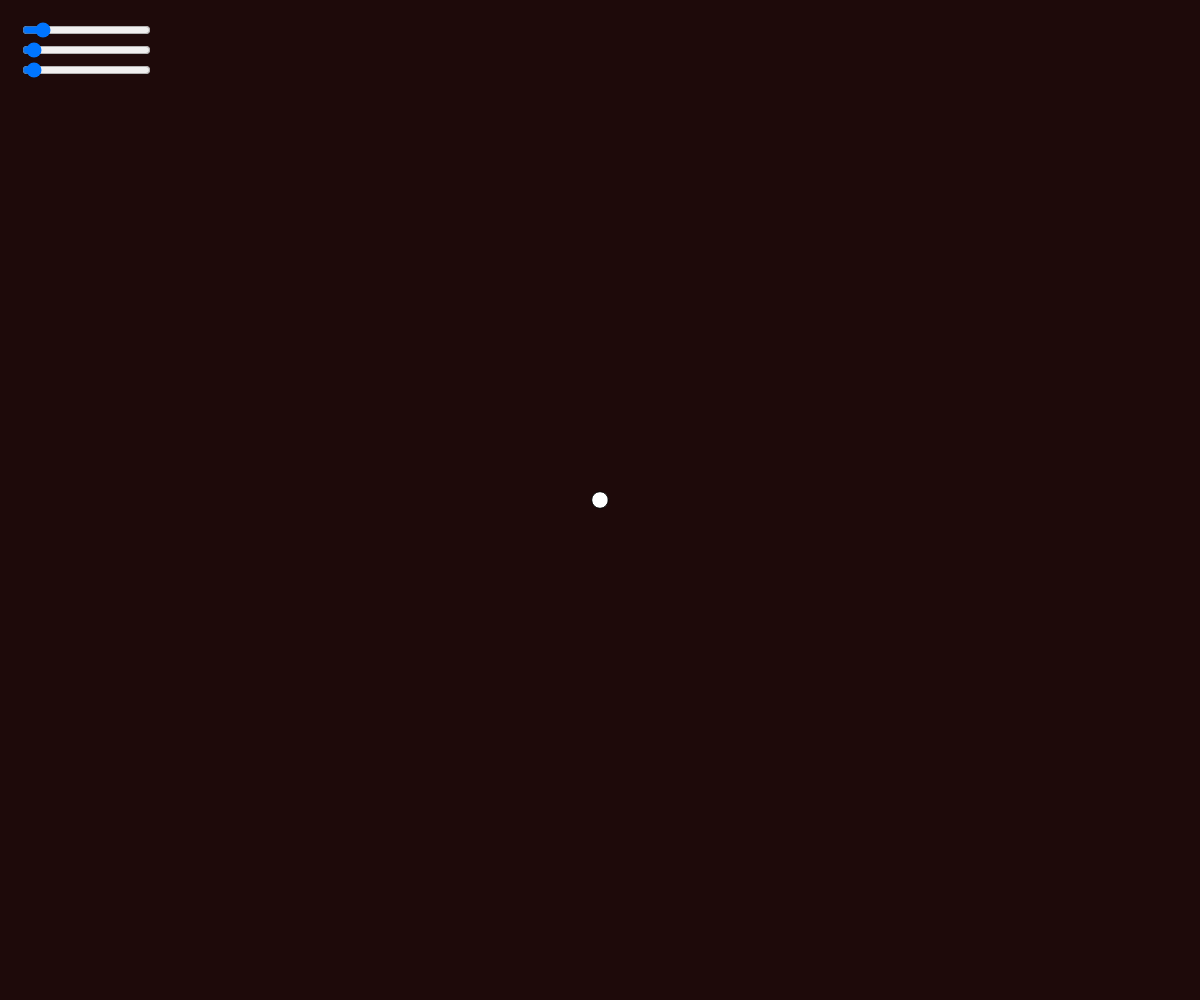
Frame 1 (no input)
Frame 60 (no input): identical to frame 1, image omitted
Frame 120 (the mouse pressed at the canvas centre since frame 60): identical to frame 1, image omitted

The p5.js sketch that drew this single still picture (run headless with seeded random() and noise() and a simulated clock; from frame 60 on, the mouse is pressed at the canvas centre):

// p5.js sketch
// ── sketch.js
let sliderRed;
let sliderGreen;
let sliderBlue;
let cnv;

function setup() {
  cnv = createCanvas(windowWidth, windowHeight);
  sliderRed = createSlider(0, 255, 30);
  sliderGreen = createSlider(0, 255, 10);
  sliderBlue = createSlider(0, 255, 10);

  sliderRed.position(20, 20);
  sliderGreen.position(20, 40);
  sliderBlue.position(20, 60);
}

function draw() {
  background(sliderRed.value(), sliderGreen.value(), sliderBlue.value());
  ellipse(width / 2, height / 2, (sliderRed.value() + sliderGreen.value() + sliderBlue.value()) / 3);
}

function windowResized() {
  cnv = resizeCanvas(windowWidth, windowHeight);
}
// ── style.css
html, body {
  margin: 0;
  padding: 0;
}

canvas {
  display: block;
  /* z-index: -1; */
}
